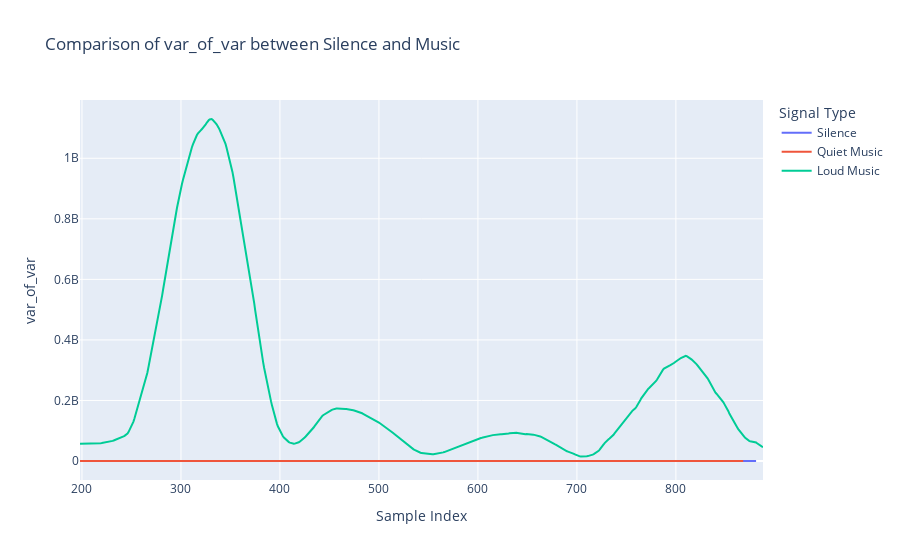
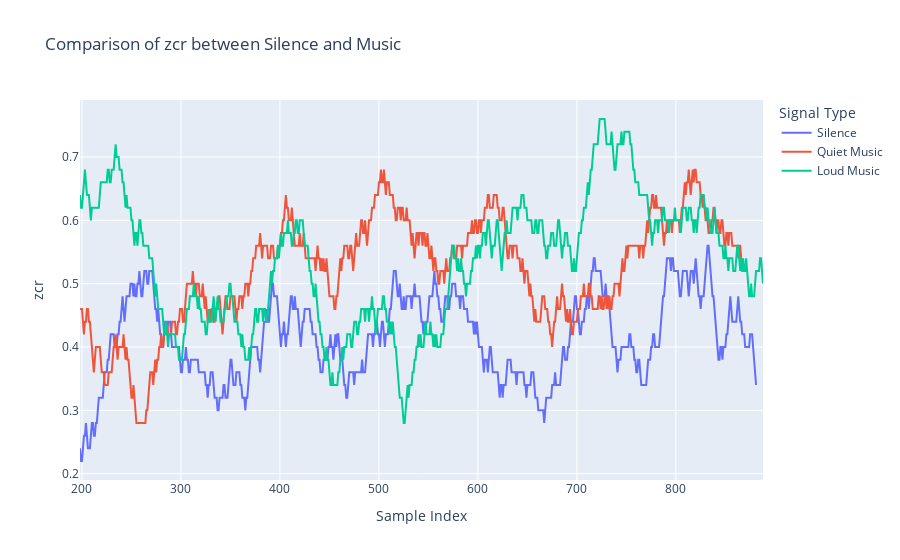

The cell these charts' notebook holds for them, in order:
### Code cell
# Compare variance of variance between silence and music
def compare_feature(feature_name):
    fig = go.Figure()
    
    # Add silence data
    silence_data = analysis_results['silence_normal_gain.log']
    fig.add_trace(go.Scatter(x=silence_data.index, y=silence_data[feature_name], 
                             mode='lines', name='Silence'))
    
    # Add quiet music data
    quiet_music = analysis_results['quite_music_normal_gain.log']
    fig.add_trace(go.Scatter(x=quiet_music.index, y=quiet_music[feature_name], 
                             mode='lines', name='Quiet Music'))
    
    # Add loud music data
    loud_music = analysis_results['loud_music_max_gain.log']
    fig.add_trace(go.Scatter(x=loud_music.index, y=loud_music[feature_name], 
                             mode='lines', name='Loud Music'))
    
    fig.update_layout(
        title=f"Comparison of {feature_name} between Silence and Music",
        xaxis_title="Sample Index",
        yaxis_title=feature_name,
        legend_title="Signal Type"
    )
    
    return fig

# Compare variance of variance
compare_feature('var_of_var').show()

# Compare zero crossing rate
compare_feature('zcr').show()

### Figure 1 — Plotly figure (JSON) as saved in the notebook; plotly's stock layout.template omitted (floating-point values rounded to 4 significant figures; data arrays with more than 128 entries replaced by an {"elided": "..."} marker saying what was removed)
{"data": [{"mode": "lines", "name": "Silence", "type": "scatter", "x": {"elided": "684 int values"}, "y": {"elided": "684 float values"}}, {"mode": "lines", "name": "Quiet Music", "type": "scatter", "x": {"elided": "671 int values"}, "y": {"elided": "671 float values"}}, {"mode": "lines", "name": "Loud Music", "type": "scatter", "x": {"elided": "691 int values"}, "y": {"elided": "691 float values"}}], "layout": {"legend": {"title": {"text": "Signal Type"}}, "title": {"text": "Comparison of var_of_var between Silence and Music"}, "xaxis": {"title": {"text": "Sample Index"}}, "yaxis": {"title": {"text": "var_of_var"}}}}

### Figure 2 — Plotly figure (JSON) as saved in the notebook; plotly's stock layout.template omitted (floating-point values rounded to 4 significant figures; data arrays with more than 128 entries replaced by an {"elided": "..."} marker saying what was removed)
{"data": [{"mode": "lines", "name": "Silence", "type": "scatter", "x": {"elided": "684 int values"}, "y": {"elided": "684 float values"}}, {"mode": "lines", "name": "Quiet Music", "type": "scatter", "x": {"elided": "671 int values"}, "y": {"elided": "671 float values"}}, {"mode": "lines", "name": "Loud Music", "type": "scatter", "x": {"elided": "691 int values"}, "y": {"elided": "691 float values"}}], "layout": {"legend": {"title": {"text": "Signal Type"}}, "title": {"text": "Comparison of zcr between Silence and Music"}, "xaxis": {"title": {"text": "Sample Index"}}, "yaxis": {"title": {"text": "zcr"}}}}
